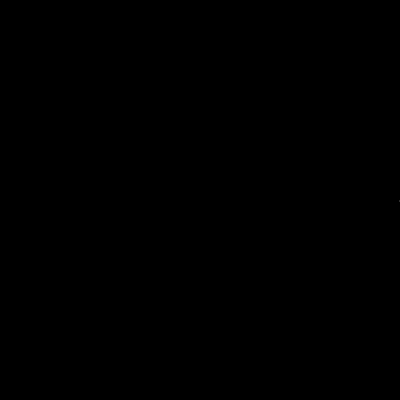
Frame 1 (no input)
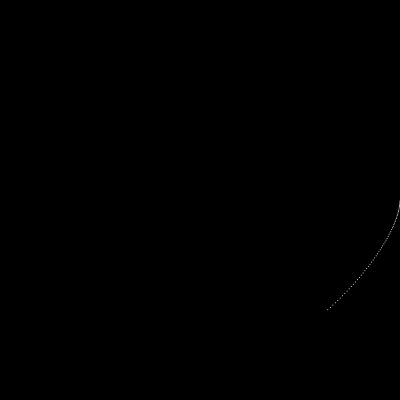
Frame 60 (the mouse pressed at the canvas centre just before this capture)
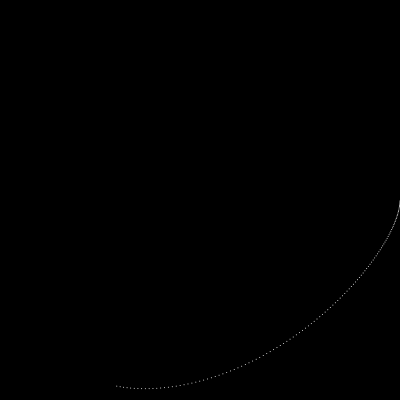
Frame 120 (the mouse held since frame 60 and released just before this capture)

The Processing sketch that drew these frames (run headless with seeded random() and noise(); from frame 60 on, the mouse is pressed at the canvas centre):

// Processing sketch: position_modulate_multi
// ── position_modulate_multi.pde
float x, y;
float xf = 0.01;
float xa = 1;
float yf = xf;
float ya = xa;

Cosine xWave = new Cosine(0, xf, xa, 0);
Sine yWave = new Sine(0, yf, ya, 0);

// Waves to modulate the base x-y waves
// Modulating the x and y frequencies
// The bigger fa is, the more complex your pathway will be
float fa = .01;
Tan xfWave = new Tan(0, xf, fa, fa);
Sine yfWave = new Sine(0, yf, fa, fa);

// Modulating the x and y amplitudes
// The bigger aa is, the bigger your pathway will be
float aa = 100;
Cosine xaWave = new Cosine(0, xf, aa, aa);
Sine yaWave = new Sine(0, yf, aa, aa);


void setup() {
  size(400, 400); 
  background(0);
  noStroke();
}

void draw() {
  translate(width/2, height/2);
  
  xf = xfWave.run();
  xa = xaWave.run();
  yf = yfWave.run();
  ya = yaWave.run();
  
  // Call the modulate function instead
  x = xWave.mod(xf, xa);
  y = yWave.mod(yf, ya); 
  
  ellipse(x, y, 1, 1);
}


// ── Wave.pde
class Wave {
  float t, f, a, o;

  Wave(float _t, float _f, float _a, float _o) {
    t = _t;
    f = _f;
    a = _a;
    o = _o;
  }

  void update() {
    t+=f;
  }

  float run() {
    update();
    return wave();
  }
  
  // Change frequency and/or amplitude of wave
  float mod(float _f, float _a) {
    // If _f or _a are less than zero,
    // don't bother changing f or a
    f = _f >=0 ? _f : f;
    a = _a >=0 ? _a : a;
    return run();
  }

  float wave() {
    return 0;
  }
}

class Sine extends Wave {

  Sine(float t, float f, float a, float o) {
    super(t, f, a, o);
  }

  float wave() {
    return sin(t)*a + o;
  }
}

class Cosine extends Wave {

  Cosine(float t, float f, float a, float o) {
    super(t, f, a, o);
  }

  float wave() {
    return cos(t)*a + o;
  }
}

class Tan extends Wave {

  Tan(float t, float f, float a, float o) {
    super(t, f, a, o);
  }

  float wave() {
    return tan(t)*a + o;
  }
}

class Square extends Wave {

  Square(float t, float f, float a, float o) {
    super(t, f, a, o);
  }

  float wave() {
    // From 0-PI, y = +amp
    // From PI-TWO_PI, y = -amp
    return o + (t%TWO_PI >= PI ? 1 : -1)*a;
  }
}

class Sawtooth extends Wave {
  float m;

  Sawtooth(float t, float f, float a, float o) {
    super(t, f, a, o);
    // Calculate the slope (steepness) of the tooth
    m = (a+o) / TWO_PI;
  }

  float wave() {
    // y = t*m is the formula for a line
    // Why are we modulo-ing with TWO_PI?
    return (t%TWO_PI)*m;
  }
}
